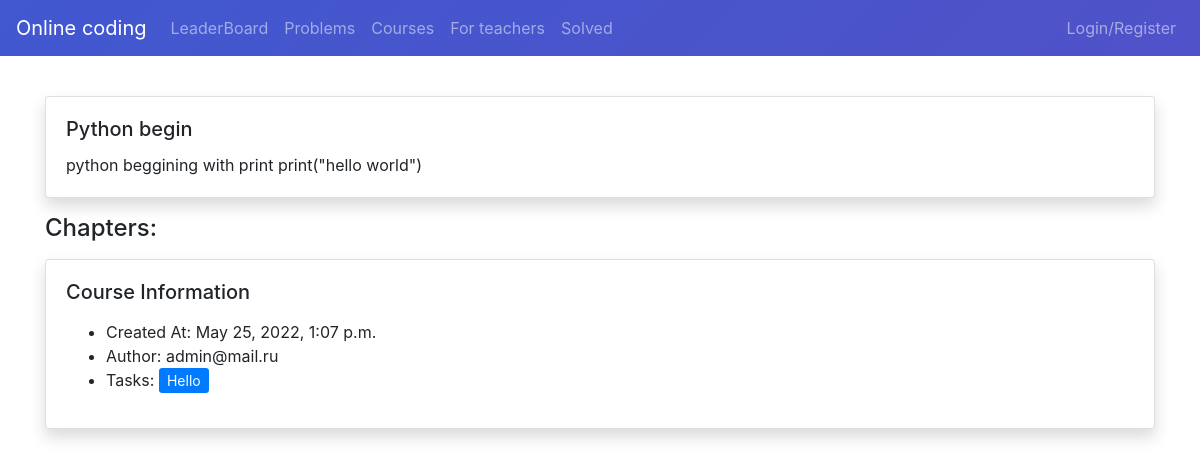
Page /course/pythonbegin on the committed database.
### main/models.py (models this page shows, shortened)
class Course(models.Model):
    title = models.CharField(max_length=100)
    description = models.TextField()
    slug = models.SlugField(max_length=100, unique=True, null=True)
    created_at = models.DateTimeField(auto_now_add=True)
    updated_at = models.DateTimeField(auto_now=True)
    is_public = models.BooleanField(default=False)
    is_deleted = models.BooleanField(default=False)
    author = models.ForeignKey(User, on_delete=models.CASCADE)
    banner = models.ImageField(upload_to='img', null=True, blank=True)
    class Meta:
        ordering = ['-created_at']
        verbose_name = 'Course'
        verbose_name_plural = 'Courses'

class ProgrammingTask(models.Model):
    title = models.CharField(max_length=100)
    description = models.TextField()
    slug = models.SlugField(max_length=100, unique=True, null=True)
    time_limit = models.IntegerField()
    memory_limit = models.IntegerField()
    created_at = models.DateTimeField(auto_now_add=True)
    updated_at = models.DateTimeField(auto_now=True)
    is_public = models.BooleanField(default=False)
    is_deleted = models.BooleanField(default=False)
    author = models.ForeignKey(User, on_delete=models.CASCADE)
    language = models.CharField(choices=LANGUAGE_CHOICES, default='python', max_length=10)
    difficulty = models.CharField(choices=DIFFICULTY_CHOICES, default='easy', max_length=10)
    max_plagiarism = models.FloatField(default=0)
    solved_count = models.IntegerField(default=0)
    teacher = models.ForeignKey(Teacher, on_delete=models.CASCADE, null=True)
    course = models.ForeignKey('Course', on_delete=models.CASCADE, null=True)
    rating = models.IntegerField(default=0)
    class Meta:
        ordering = ['-created_at']
        verbose_name = 'Programming Task'
        verbose_name_plural = 'Programming Tasks'

### user/models.py (models this page shows)
class User(AbstractBaseUser, PermissionsMixin):
    id = models.UUIDField(primary_key=True, default=uuid.uuid4, editable=False)
    first_name = models.CharField(max_length=32)
    surname = models.CharField(max_length=32)
    group = models.CharField(max_length=32)
    role = models.IntegerField(choices=ROLE_CHOICES, default=0)
    is_active = models.BooleanField(default=True)
    is_staff = models.BooleanField(default=False)
    email = models.EmailField(max_length=255, unique=True)
    rating = models.IntegerField(default=0)
    objects = UserManager()
    USERNAME_FIELD = 'email'

### api/views.py (the view)
# urls.py: path('course/<slug:slug>', api.views.coursePage, name='course'),
def coursePage(request, slug):
    course = get_object_or_404(Course, slug=slug)
    chapters = Chapter.objects.all().filter(course=course)
    tasks = ProgrammingTask.objects.all().filter(course=course)
    return render(request, 'onlineCoding/coursePage.html', {'course': course, 'chapters': chapters, 'tasks': tasks})

### templates/onlineCoding/coursePage.html (shortened to what this page needs)
{% extends 'onlineCoding/base.html' %}
{% block content %}
    <div class="card shadow mb-2">
        <div class="card-body">
            <h5 class="card-title">{{ course.title }}</h5>
            <p class="card-text">{{ course.description }}</p>
        </div>
    </div>
    <h4 class="my-3">Chapters:</h4>
    <div class="card shadow mb-2">
        <div class="card-body">
            <h5 class="card-title">Course Information</h5>
            <p class="card-text">
            <ul>
                <li>Created At: {{ course.created_at }}</li>
                <li>Author: {{ course.author }}</li>
                <li>Tasks:
                    {% for task in tasks %}
                        <a class="btn-sm btn-primary" href="/textEditor/{{ task.slug }}">{{ task.title }}</a>
                    {% endfor %}
                </li>
            </ul>
            </p>
        </div>
    </div>
{% endblock %}

### rows in the picture
Course: title "Python begin", description "python beggining with print print(\"hello world\")", created_at "May 25, 2022, 1:07 p.m.", author "admin@mail.ru"
ProgrammingTask: title "Hello"
